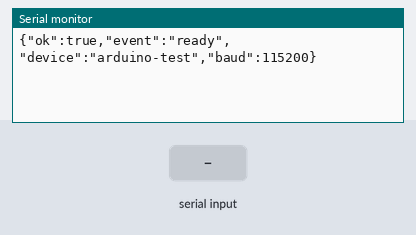
Bench run of a sketch on a simulated Arduino Uno, built with avr-gcc and run on an emulated ATmega328P. Shown: the last lines printed to the serial monitor. The inputs (shaded band) are chosen by the test bench.

Above: at 1.7 s.
1.8 s: "PING\n" received over Serial
At 2.5 s:
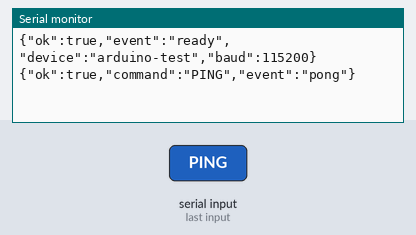
3.3 s: "1\n" received over Serial
At 3.6 s:
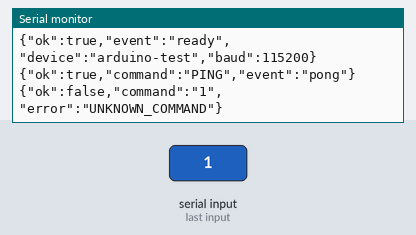

The sketch:

firmware_serial_test.ino
```cpp
/* Diagnóstico mínimo USB Serial para Arduino Uno/Mega. */
String serialBuffer="";

void setup(){
  Serial.begin(115200);
  serialBuffer.reserve(64);
  delay(500);
  Serial.println(F("{\"ok\":true,\"event\":\"ready\",\"device\":\"arduino-test\",\"baud\":115200}"));
}

void loop(){
  while(Serial.available()>0){
    char c=(char)Serial.read();
    if(c=='\n'){
      serialBuffer.trim();
      if(serialBuffer=="PING"){
        Serial.println(F("{\"ok\":true,\"command\":\"PING\",\"event\":\"pong\"}"));
      }else if(serialBuffer.length()>0){
        Serial.print(F("{\"ok\":false,\"command\":\""));
        Serial.print(serialBuffer);
        Serial.println(F("\",\"error\":\"UNKNOWN_COMMAND\"}"));
      }
      serialBuffer="";
    }else if(c!='\r' && serialBuffer.length()<63){
      serialBuffer+=c;
    }
  }
}
```

Measured:
- after the input at 1.8 s, the serial monitor: prints a new line at once (image 1)
- after the input at 3.3 s, the serial monitor: prints a new line at once (image 2)
